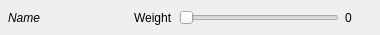
<?xml version="1.0" encoding="UTF-8"?>
<!--
Copyright 2011, 2012 Aurelien Da Campo, Cyprien Huissoud

This file is part of Genecraft-Project.

Genecraft-Project is free software: you can redistribute it and/or modify
it under the terms of the GNU General Public License as published by
the Free Software Foundation, either version 3 of the License, or
(at your option) any later version.

Genecraft-Project is distributed in the hope that it will be useful,
but WITHOUT ANY WARRANTY; without even the implied warranty of
MERCHANTABILITY or FITNESS FOR A PARTICULAR PURPOSE.  See the
GNU General Public License for more details.

You should have received a copy of the GNU General Public License
along with Genecraft-Project.  If not, see <http://www.gnu.org/licenses/>.
-->
<ui version="4.0">
 <class>MutationElementController</class>
 <widget class="QWidget" name="MutationElementController">
  <property name="geometry">
   <rect>
    <x>0</x>
    <y>0</y>
    <width>380</width>
    <height>35</height>
   </rect>
  </property>
  <property name="windowTitle">
   <string>Form</string>
  </property>
  <layout class="QGridLayout" name="gridLayout">
   <property name="leftMargin">
    <number>8</number>
   </property>
   <property name="topMargin">
    <number>0</number>
   </property>
   <property name="rightMargin">
    <number>0</number>
   </property>
   <property name="bottomMargin">
    <number>0</number>
   </property>
   <item row="0" column="0">
    <widget class="QLabel" name="lName">
     <property name="minimumSize">
      <size>
       <width>120</width>
       <height>0</height>
      </size>
     </property>
     <property name="maximumSize">
      <size>
       <width>120</width>
       <height>16777215</height>
      </size>
     </property>
     <property name="font">
      <font>
       <weight>50</weight>
       <italic>true</italic>
       <bold>false</bold>
      </font>
     </property>
     <property name="text">
      <string>Name</string>
     </property>
    </widget>
   </item>
   <item row="0" column="1">
    <widget class="QLabel" name="label">
     <property name="text">
      <string>Weight</string>
     </property>
    </widget>
   </item>
   <item row="0" column="3">
    <widget class="QLabel" name="lWeight">
     <property name="minimumSize">
      <size>
       <width>35</width>
       <height>0</height>
      </size>
     </property>
     <property name="text">
      <string>0</string>
     </property>
    </widget>
   </item>
   <item row="0" column="2">
    <widget class="QSlider" name="sWeight">
     <property name="maximum">
      <number>1000</number>
     </property>
     <property name="value">
      <number>0</number>
     </property>
     <property name="sliderPosition">
      <number>0</number>
     </property>
     <property name="orientation">
      <enum>Qt::Horizontal</enum>
     </property>
    </widget>
   </item>
  </layout>
 </widget>
 <resources/>
 <connections/>
</ui>
